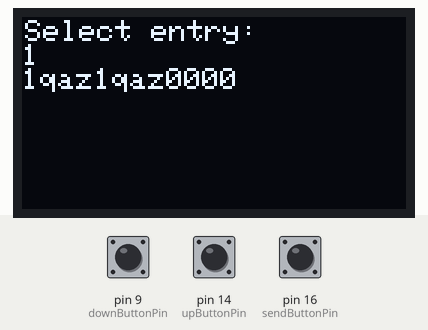
Simulated run of this sketch. Board: Arduino Leonardo, built with avr-gcc and run on an emulated ATmega32U4. Parts: 128×64 one-colour display. The inputs (shaded band) are chosen by the test bench; at power-on: pin 9 (downButtonPin) HIGH, pin 14 (upButtonPin) HIGH, pin 16 (sendButtonPin) HIGH. The display library's start-up logo is not drawn.

Above: at 1.7 s.
1.8 s: pin 9 (downButtonPin) pulled LOW for 3.2 s
At 5.7 s:
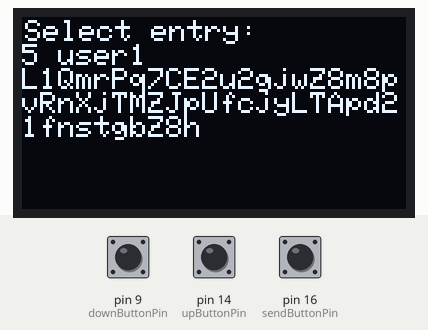
6.5 s: pin 14 (upButtonPin) pulled LOW for 1 s
At 6.87 s:
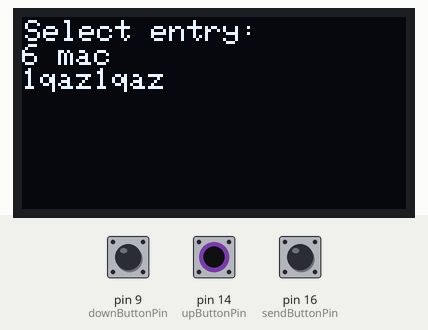
9.1 s: pin 14 (upButtonPin) pulled LOW for 0.15 s
At 10.5 s:
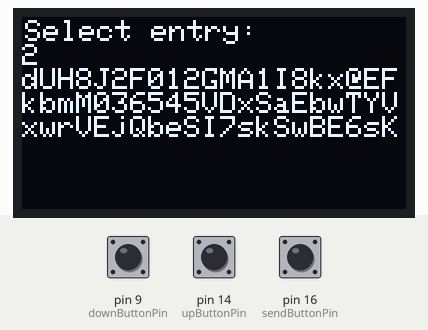
10.8 s: pin 14 (upButtonPin) pulled LOW for 3.2 s
At 14.4 s:
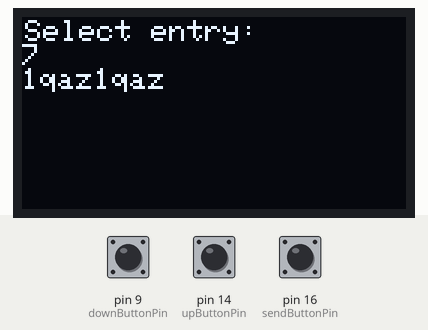
Timing chart, 0 to 15.9 s (numbered marks = the images above; inputs shaded):
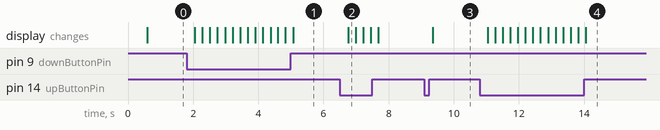

The sketch:

usb-password-tools-0.01.ino
```cpp
#include <SPI.h>
#include <Wire.h>
#include <Adafruit_GFX.h>
#include <Adafruit_SSD1306.h>
#include <Keyboard.h>


#define SCREEN_ADDRESS 0x3D
#define SCREEN_WIDTH 128  // OLED display width, in pixels
#define SCREEN_HEIGHT 64  // OLED display height, in pixels


const int keyDelay = 200;
const int upButtonPin = 14;    // Pin for the "Up" button
const int downButtonPin = 9;   // Pin for the "Down" button
const int sendButtonPin = 16;  // Pin for the "Send" button
int i = 0;

//const int numStrings = 4;  // Number of strings in the array
//String displayText = "Select Password: ";
char displayText[] = "Select entry: ";

struct KeyDescription {
  const char* description;
  const char* keyValue;
};

KeyDescription keyDescriptions[] = {
  { "1", "1qaz1qaz0000" },
  { "2", "dUH8J2F012GMA1I8kx@EFkbmM036545VDxSaEbwTYVxwrVEjQbeSI7skSwBE6sK" },
  { "3", "2345234525636734652343563635emfjfjdjkdjGRGETHGSHdgh" },
  { "4 old sudo", "1qaz1qaz" },
  { "5 user1", "L1QmrPq7CE2u2gjwZ8m8pvRnXjTMZJpUfcjyLTApd21fnstgbZ8h" },
  { "6 mac", "1qaz1qaz" },
  { "7", "1qaz1qaz" },
  { "8", "0000011111222223333344444555556666677777888889999900000" },
  { "9", "11111111111..generatestringofwordsfromdictionary..00000000" }

};

const int numStrings = sizeof(keyDescriptions) / sizeof(keyDescriptions[0]);  // Number of strings in the array
const int maxIndex = numStrings - 1;                                          // Maximum index value

int currentIndex = 0;  // Current index of the selected string

// OLED display settings
#define OLED_RESET 5
Adafruit_SSD1306 display(OLED_RESET);
//Rotary rrr = Rotary(8,9);

//Encoder myEnc(encButton, encButton2);

void setup() {
  //pinMode(encoderPinA, INPUT_PULLUP);
  //pinMode(encoderPinB, INPUT_PULLUP);
  //digitalWrite(encoderPinA, HIGH);
  //digitalWrite(encoderPinB, HIGH);
  //pinMode(encButton, INPUT_PULLUP);
  //pinMode(encButton2, INPUT_PULLUP);

  pinMode(upButtonPin, INPUT_PULLUP);
  pinMode(downButtonPin, INPUT_PULLUP);
  pinMode(sendButtonPin, INPUT_PULLUP);

  display.begin(SSD1306_SWITCHCAPVCC, 0x3C);
  display.display();
  delay(500);
  display.clearDisplay();
  display.setTextSize(1);
  display.setTextColor(SSD1306_WHITE);
  //Keyboard.begin();

}


  void loop() {
    if (digitalRead(upButtonPin) == LOW) {
      currentIndex = currentIndex + 1;
      if (currentIndex >= numStrings) {
        currentIndex = 0;
      }

      delay(keyDelay);  // Debounce delay
    }

    if (digitalRead(downButtonPin) == LOW) {
      currentIndex = currentIndex - 1;  // Cycle to the previous string
      if (currentIndex < 0) {
        currentIndex = maxIndex;

      }
      delay(keyDelay);                                              // Debounce delay
    }

    if (digitalRead(sendButtonPin) == LOW) {
      sendString(keyDescriptions[currentIndex].keyValue);
      delay(keyDelay);  // Debounce delay
    }

    display.clearDisplay();
    display.setCursor(1, 1);
    display.println(displayText);
    display.println(keyDescriptions[currentIndex].description);
    display.println(keyDescriptions[currentIndex].keyValue);
    display.display();

  }


  void sendString(const char* str) {
    Keyboard.begin();
   // bugfix - send one key at a time instead of the entire string
    int len = strlen(str);
    for (int i=0; i<len; i++) {
      Keyboard.write(str[i]);
      delay(10);
    }

   // Keyboard.print(str);  // Send the selected string as keyboard presses

  //  for (i=0; i<100; i++); { //attempted odd fix
  //    Mouse.move(-1,0);
   //   delay(20);
  //  }

    Keyboard.end();

  }
```

Measured:
- after the input at 1.8 s, the display: first changes after 0.25 s (image 1 shows a later state)
- after the input at 6.5 s, the display: changes after 0.26 s (image 2)
- after the input at 9.1 s, the display: changes after 0.25 s (image 3)
- after the input at 10.8 s, the display: first changes after 0.24 s (image 4 shows a later state)
